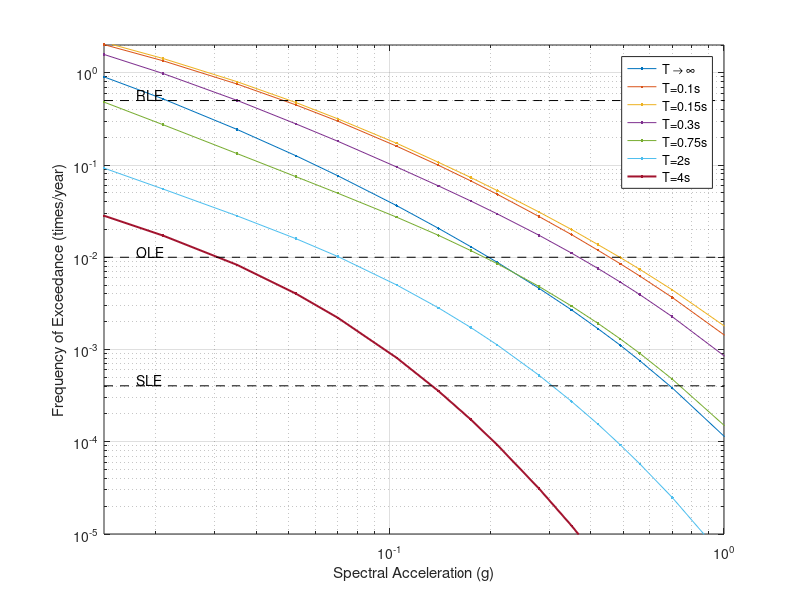
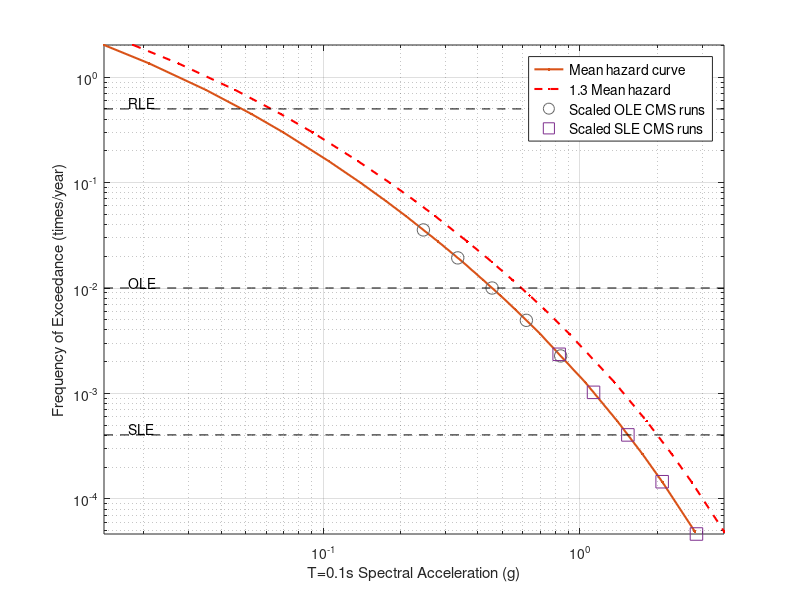
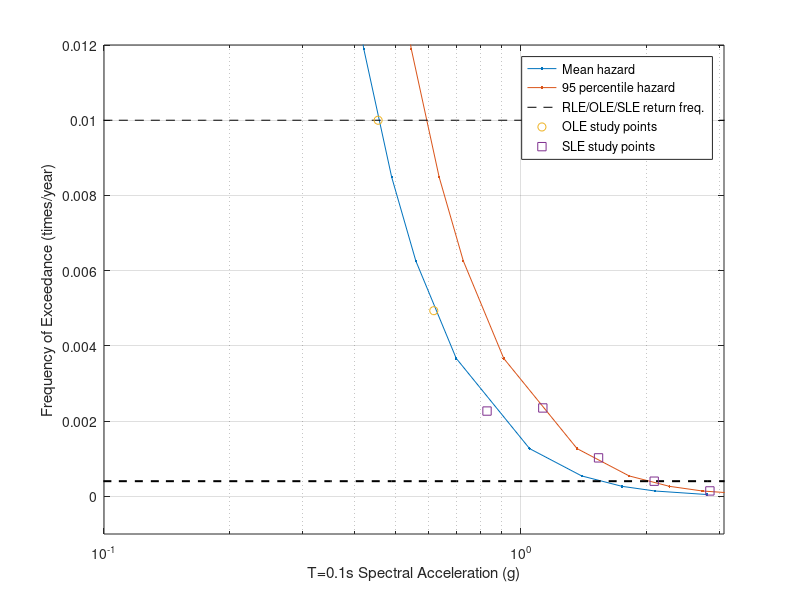

Write MATLAB code to recreate these figures, in order.
% PART II
% condition hazard data to prepare for fragilty studies
% outputs are
% eq_stress_data and eq_stress_data_fractile
% which includes return periods for each level of earthquake studied, for
% mean spectra, and 95th percentil fractile.
%
% MAP scales from study (33-40) to return period
% pga hazard curve from: Final composite hazard curves_no sigma red_Vs30-760 & 1500mps
% col1 = g (Sa)
% col2-8 = freq of exceedance (1/return period)
% 2 = 0
% 3 = 0.1 (SHORT)
% 4 = .15
% 5 = .3
% 6 =.75
% 7 = 2 (LONG)
% 8 = 4 
%SLE = 1/2475 frequency
%OLE = 1/100 frequency
%RLE = 1/2 frequency
hzd=[0.014	9.03E-01	2.02E+00	2.14E+00	1.58E+00	4.81E-01	9.26E-02	2.82E-02;...
    0.021	5.22E-01	1.35E+00	1.43E+00	9.83E-01	2.74E-01	5.50E-02	1.72E-02;...
    0.035	2.43E-01	7.55E-01	8.00E-01	5.02E-01	1.33E-01	2.81E-02	8.27E-03;...
    0.0525	1.26E-01	4.48E-01	4.75E-01	2.79E-01	7.47E-02	1.59E-02	4.03E-03;...
    0.07	7.65E-02	2.99E-01	3.17E-01	1.81E-01	4.95E-02	1.02E-02	2.21E-03;...
    0.105	3.63E-02	1.60E-01	1.72E-01	9.52E-02	2.72E-02	5.01E-03	8.13E-04;...
    0.14	2.06E-02	9.94E-02	1.07E-01	5.94E-02	1.73E-02	2.83E-03	3.55E-04;...
    0.175	1.30E-02	6.72E-02	7.32E-02	4.07E-02	1.18E-02	1.73E-03	1.74E-04;...
    0.21	8.80E-03	4.81E-02	5.28E-02	2.95E-02	8.52E-03	1.12E-03	9.23E-05;...
    0.28	4.60E-03	2.76E-02	3.09E-02	1.73E-02	4.82E-03	5.25E-04	3.10E-05;...
    0.35	2.69E-03	1.76E-02	2.00E-02	1.11E-02	2.96E-03	2.74E-04	1.23E-05;...
    0.42	1.68E-03	1.19E-02	1.37E-02	7.56E-03	1.92E-03	1.55E-04	5.48E-06;...
    0.49	1.11E-03	8.49E-03	9.91E-03	5.37E-03	1.30E-03	9.23E-05	2.67E-06;...
    0.56	7.56E-04	6.26E-03	7.40E-03	3.94E-03	9.09E-04	5.76E-05	1.39E-06;...
    0.7	3.84E-04	3.67E-03	4.44E-03	2.27E-03	4.78E-04	2.49E-05	4.39E-07;...
    1.05	9.75E-05	1.27E-03	1.60E-03	7.49E-04	1.29E-04	4.55E-06	4.29E-08;...
    1.4	3.28E-05	5.44E-04	7.13E-04	3.09E-04	4.49E-05	1.18E-06	6.10E-09;...
    1.75	1.31E-05	2.67E-04	3.59E-04	1.46E-04	1.84E-05	3.79E-07	9.54E-10;...
    2.1	5.92E-06	1.43E-04	1.97E-04	7.58E-05	8.47E-06	1.41E-07	9.17E-11;...
    2.8	1.55E-06	4.91E-05	7.02E-05	2.48E-05	2.27E-06	2.56E-08	0.00E+00];

oleSa = 10^interp1(log10(hzd(:,3)),log10(hzd(:,1)),log10(1/100));
sleSa = 10^interp1(log10(hzd(:,3)),log10(hzd(:,1)),log10(1/2475));

% use OLE for first 5 return periods
rp_study(1:5) = 1./(10.^interp1(log10(hzd(:,1)),log10(hzd(:,3)),log10(oleSa*[.54,.735,1,1.36,1.85])));
% Use SLE for last 5
rp_study(6:10) = 1./(10.^interp1(log10(hzd(:,1)),log10(hzd(:,3)),log10(sleSa*[.54,.735,1,1.36,1.85]),'linear','extrap'));

eq_stress_data.ref_period = 50; % Years
eq_stress_data.logrp = log10(rp_study);

%% plot some hazard stuff
figure(102);
N1 = size(hzd,1);
h1 = loglog(hzd(:,1),hzd(:,2),'.-',...
    hzd(:,1),hzd(:,3),'.-',...
    hzd(:,1),hzd(:,4),'.-',...
    hzd(:,1),hzd(:,5),'.-',...
    hzd(:,1),hzd(:,6),'.-',...
    hzd(:,1),hzd(:,7),'.-',...
    hzd(:,1),hzd(:,8),'.-',...
    'LineWidth',1.45);
grid on;
xlabel('Spectral Acceleration (g)');
ylabel('Frequency of Exceedance (times/year)')
hold on

loglog(hzd(:,1),ones(N1,1)*1/2,'k--',...
    hzd(:,1),ones(N1,1)*1/100,'k--',...
    hzd(:,1),ones(N1,1)*1/2475,'k--');
text(mean(hzd(1:2,1)),1/2,'RLE','VerticalAlignment','Bottom')
text(mean(hzd(1:2,1)),1/100,'OLE','VerticalAlignment','Bottom')
text(mean(hzd(1:2,1)),1/2475,'SLE','VerticalAlignment','Bottom')
hold off;
legend(h1,'T \rightarrow \infty','T=0.1s','T=0.15s',...
    'T=0.3s','T=0.75s','T=2s','T=4s');
xlim([min(hzd(:,1)), 1])
ylim([1e-5, 2])


%% plot some hazard stuff
figure(103);
N1 = size(hzd,1);
h1 = loglog(hzd(:,1),hzd(:,3),'.-','Color','#D95319','LineWidth',1.5);
hold on
h1_ = loglog(hzd(:,1)*1.3,hzd(:,3),'.--','Color','#FF0000','LineWidth',1.5);
grid on;
xlabel('T=0.1s Spectral Acceleration (g)');
ylabel('Frequency of Exceedance (times/year)')
h1b = loglog(oleSa*[.54,.735,1,1.36,1.85], 1./rp_study(1:5),'o','Color',[.4,.4,.4],'Markersize',9);
h1c = loglog(sleSa*[.54,.735,1,1.36,1.85], 1./rp_study(6:10),'s','Markersize',9);
loglog([hzd(:,1);hzd(end,1)*1.3],ones(N1+1,1)*1/2,'k--',...
    [hzd(:,1);hzd(end,1)*1.3],ones(N1+1,1)*1/100,'k--',...
    [hzd(:,1);hzd(end,1)*1.3],ones(N1+1,1)*1/2475,'k--');
text(mean(hzd(1:2,1)),1/2,'RLE','VerticalAlignment','Bottom','Fontsize',10)
text(mean(hzd(1:2,1)),1/100,'OLE','VerticalAlignment','Bottom','Fontsize',10)
text(mean(hzd(1:2,1)),1/2475,'SLE','VerticalAlignment','Bottom','Fontsize',10)
hold off;
legend([h1; h1_; h1b; h1c],'Mean hazard curve','1.3 Mean hazard',...
    'Scaled OLE CMS runs','Scaled SLE CMS runs','Fontsize',10);
axis tight

%% ZOOM plot
figure(104);
N1 = size(hzd,1);
h2 = semilogx(hzd(:,1),hzd(:,3),'.-',...
    hzd(:,1)*1.3,hzd(:,3),'.-',...
    [hzd(:,1);hzd(end,1)*1.3],ones(N1+1,1)*1/2,'k--',...
    [hzd(:,1);hzd(end,1)*1.3],ones(N1+1,1)*1/100,'k--',...
    [hzd(:,1);hzd(end,1)*1.3],ones(N1+1,1)*1/2475,'k--','LineWidth',1.45);
grid on;
xlabel('T=0.1s Spectral Acceleration (g)');
ylabel('Frequency of Exceedance (times/year)')

hold on
h2b = semilogx(oleSa*[.54,.735,1,1.36], 1./rp_study(1:4),'o');
h2c = semilogx(sleSa*[.54,.735,1,1.36,1.85], 1./rp_study(5:9),'s');
hold off;
ylim([-0.001, 0.012])
xlim([0.1, 2*sleSa])
legend([h2(1:3); h2b; h2c],'Mean hazard','95 percentile hazard','RLE/OLE/SLE return freq.',...
    'OLE study points', 'SLE study points')
